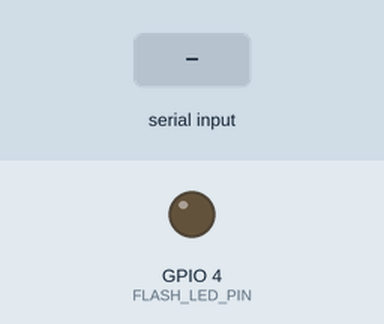
The sketch below on a simulated ESP32. Shown: output pins drawn as LEDs (lit = HIGH). The inputs (shaded band) are chosen by the test bench. WiFi joins after 1.5 s; servers stay silent unless stated; uploads are accepted with an empty reply; the camera gives no picture; what the sketch prints to the serial monitor is not drawn.

Above: at 3.0 s.
3.1 s: "CAPTURE\n" received over Serial
At 3.9 s:
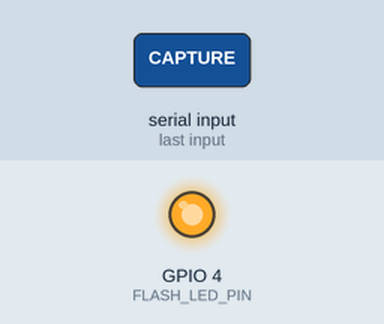
Timing chart, 0 to 6.1 s (numbered marks = the images above; inputs shaded):
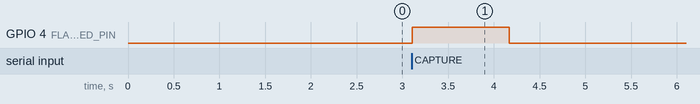

Measured:
- after the input at 3.1 s, GPIO 4 (FLASH_LED_PIN): LOW → HIGH at once, → LOW 1.1 s later

The sketch:

ESp32cam.ino
```cpp
#include "esp_camera.h"
#include <WiFi.h>
#include <HTTPClient.h>

// ===========================
// Enter your WiFi credentials
// ===========================
const char* ssid = "Harshu";
const char* password = "harshu26";

// ===========================
// UPDATE THIS IP ADDRESS!
// Ensure this matches your PC's current IP
// ===========================
String serverName = "http://10.168.12.204:8000/upload-image";

// AI Thinker Camera Pins
#define PWDN_GPIO_NUM     32
#define RESET_GPIO_NUM    -1
#define XCLK_GPIO_NUM      0
#define SIOD_GPIO_NUM     26
#define SIOC_GPIO_NUM     27
#define Y9_GPIO_NUM       35
#define Y8_GPIO_NUM       34
#define Y7_GPIO_NUM       39
#define Y6_GPIO_NUM       36
#define Y5_GPIO_NUM       21
#define Y4_GPIO_NUM       19
#define Y3_GPIO_NUM       18
#define Y2_GPIO_NUM        5
#define VSYNC_GPIO_NUM    25
#define HREF_GPIO_NUM     23
#define PCLK_GPIO_NUM     22

// --- NEW: Flash LED Pin ---
#define FLASH_LED_PIN      4

void setup() {
  // Start Serial to communicate with the main ESP32
  Serial.begin(115200);

  Serial.println("ESP32-CAM Starting up...");

  // Initialize the Flash LED pin and ensure it is off
  pinMode(FLASH_LED_PIN, OUTPUT);
  digitalWrite(FLASH_LED_PIN, LOW);

  // Connect to WiFi
  WiFi.mode(WIFI_STA);
  WiFi.begin(ssid, password);
  while (WiFi.status() != WL_CONNECTED) {
    delay(500);
    Serial.print(".");
  }

  Serial.println();
  Serial.print("WiFi Connected! Camera IP: ");
  Serial.println(WiFi.localIP());

  // Configure Camera
  camera_config_t config;
  config.ledc_channel = LEDC_CHANNEL_0;
  config.ledc_timer = LEDC_TIMER_0;
  config.pin_d0 = Y2_GPIO_NUM;
  config.pin_d1 = Y3_GPIO_NUM;
  config.pin_d2 = Y4_GPIO_NUM;
  config.pin_d3 = Y5_GPIO_NUM;
  config.pin_d4 = Y6_GPIO_NUM;
  config.pin_d5 = Y7_GPIO_NUM;
  config.pin_d6 = Y8_GPIO_NUM;
  config.pin_d7 = Y9_GPIO_NUM;
  config.pin_xclk = XCLK_GPIO_NUM;
  config.pin_pclk = PCLK_GPIO_NUM;
  config.pin_vsync = VSYNC_GPIO_NUM;
  config.pin_href = HREF_GPIO_NUM;
  config.pin_sscb_sda = SIOD_GPIO_NUM;
  config.pin_sscb_scl = SIOC_GPIO_NUM;
  config.pin_pwdn = PWDN_GPIO_NUM;
  config.pin_reset = RESET_GPIO_NUM;
  config.xclk_freq_hz = 20000000;
  config.pixel_format = PIXFORMAT_JPEG;

  // Frame parameters - optimized for multiple captures
  if (psramFound()) {
    Serial.println("PSRAM found - using high quality settings");
    config.frame_size = FRAMESIZE_UXGA; // High resolution
    config.jpeg_quality = 10;
    config.fb_count = 1;  // Use only 1 buffer to save memory
  } else {
    Serial.println("PSRAM NOT found - using lower quality settings");
    config.frame_size = FRAMESIZE_SVGA; // Lower resolution if no PSRAM
    config.jpeg_quality = 12;
    config.fb_count = 1;
  }

  // Initialize Camera
  esp_err_t err = esp_camera_init(&config);
  if (err != ESP_OK) {
    Serial.printf("Camera init failed with error 0x%x", err);
    return;
  }

  Serial.println("Camera Ready! Waiting for CAPTURE command...");
}

void loop() {
  // Check if a command is received from the main ESP32 over UART
  if (Serial.available()) {
    String command = Serial.readStringUntil('\n');
    command.trim(); // Remove whitespace/newlines

    if (command == "CAPTURE") {
      Serial.println("\n>>> Capture command received!");
      takePhotoAndSend();
      Serial.println(">>> Capture cycle complete.\n");
    }
  }

  // Small delay to prevent overwhelming the system
  delay(100);
}

void takePhotoAndSend() {
  // Print memory info before capture
  Serial.print("Free Heap before capture: ");
  Serial.print(ESP.getFreeHeap());
  Serial.println(" bytes");

  camera_fb_t * fb = NULL;

  Serial.println("Turning Flash ON...");
  digitalWrite(FLASH_LED_PIN, HIGH);

  // Give the camera 1 full second to adjust auto-exposure and white balance
  // Without this, the photo will be totally washed out or totally dark.
  delay(1000);

  // Take Picture with Camera
  fb = esp_camera_fb_get();

  // Turn Flash OFF immediately after taking the picture
  digitalWrite(FLASH_LED_PIN, LOW);
  Serial.println("Flash OFF.");

  if (!fb) {
    Serial.println("Failed to capture image!");
    Serial.print("Free Heap after failed capture: ");
    Serial.print(ESP.getFreeHeap());
    Serial.println(" bytes");
    return;
  }

  Serial.print("Image captured! Size: ");
  Serial.print(fb->len);
  Serial.println(" bytes");

  // Send over HTTP if WiFi is connected
  if (WiFi.status() == WL_CONNECTED) {

    WiFiClient client;
    HTTPClient http;
    http.setConnectTimeout(5000);  // 5 second timeout
    http.setTimeout(10000);        // 10 second response timeout

    if (!http.begin(client, serverName)) {
      Serial.println("Failed to begin HTTP connection!");
      esp_camera_fb_return(fb);
      client.stop();
      return;
    }

    // Specify content type as jpeg
    http.addHeader("Content-Type", "image/jpeg");
    http.addHeader("Content-Length", String(fb->len));

    Serial.println("Sending image to PC...");

    // Send the raw frame buffer bytes
    int httpResponseCode = http.POST(fb->buf, fb->len);

    Serial.print("HTTP Response Code: ");
    Serial.println(httpResponseCode);

    if (httpResponseCode == 200) {
      String response = http.getString();
      Serial.println("✓ Upload Success!");
      Serial.println(response);
    } else if (httpResponseCode > 0) {
      Serial.print("✗ Upload Failed! Response: ");
      Serial.println(http.getString());
    } else {
      Serial.print("✗ HTTP Error: ");
      Serial.println(http.errorToString(httpResponseCode));
    }

    // Properly close HTTP connection
    http.end();
    delay(100);  // Give connection time to close

    // Explicitly stop WiFi client
    if (client.connected()) {
      client.stop();
    }

  } else {
    Serial.println("✗ WiFi Disconnected. Cannot send image.");
  }

  // Release frame buffer LAST - after all network operations complete
  esp_camera_fb_return(fb);

  // Print memory info after completion
  Serial.print("Free Heap after completion: ");
  Serial.print(ESP.getFreeHeap());
  Serial.println(" bytes");

  // Small delay to allow system to clean up
  delay(500);
}
```
